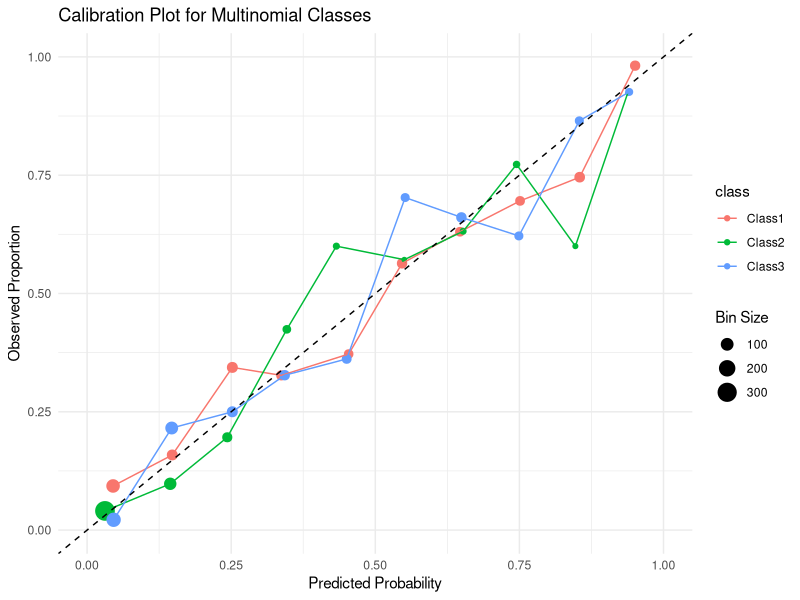
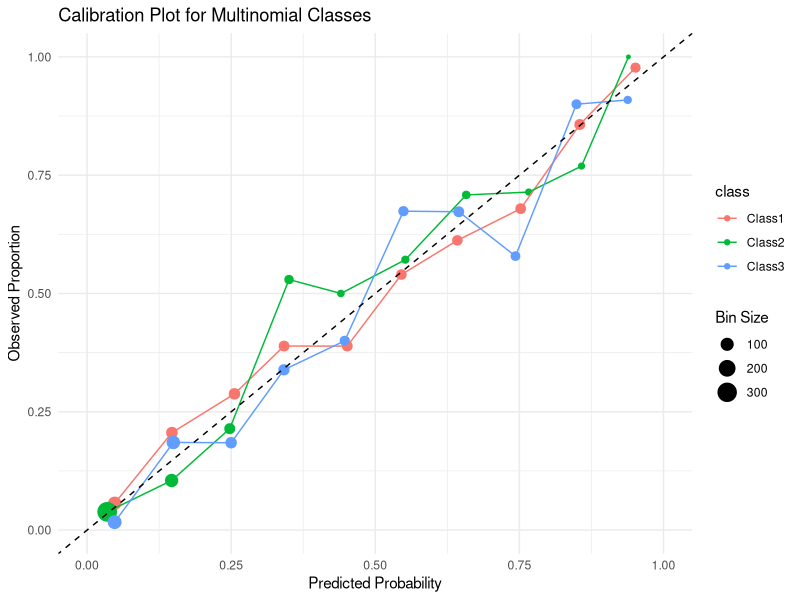

Write the R code that produced these figures, in order.
# Load required libraries
library(ggplot2)
library(nnet)  # For multinomial logistic regression
library(dplyr)

# Set seed for reproducibility
set.seed(123)

# Create a simulated dataset
create_example_data <- function(n_samples = 1000) {
  # Create features
  x1 <- rnorm(n_samples)
  x2 <- rnorm(n_samples)
  
  # Create probabilities for 3 classes
  # Class probabilities depend on the features
  linear_pred1 <- 0.5 + 1.2 * x1 - 0.5 * x2
  linear_pred2 <- -0.8 + 0.2 * x1 + 1.5 * x2
  linear_pred3 <- 0.3 - 0.7 * x1 - 0.3 * x2
  
  # Convert to probabilities using softmax
  denom <- exp(linear_pred1) + exp(linear_pred2) + exp(linear_pred3)
  prob1 <- exp(linear_pred1) / denom
  prob2 <- exp(linear_pred2) / denom
  prob3 <- exp(linear_pred3) / denom
  
  # Generate class based on probabilities
  classes <- apply(cbind(prob1, prob2, prob3), 1, function(p) sample(1:3, 1, prob = p))
  class_factor <- factor(classes, levels = 1:3, labels = c("Class1", "Class2", "Class3"))
  
  # Create dataset
  df <- data.frame(
    x1 = x1,
    x2 = x2,
    class = class_factor,
    true_prob1 = prob1,
    true_prob2 = prob2,
    true_prob3 = prob3
  )
  
  return(df)
}

# Function for multinomial calibration plot
plot_multinomial_calibration <- function(predicted_probs, actual_class, n_bins=10) {
  classes <- colnames(predicted_probs)
  plot_data <- data.frame()
  
  for (class_name in classes) {
    # Extract probabilities for this class
    probs <- predicted_probs[, class_name]
    
    # Create bins
    bins <- cut(probs, breaks=seq(0, 1, length.out=n_bins+1), include.lowest=TRUE)
    
    # Calculate observed proportions
    bin_summary <- aggregate(actual_class == class_name, by=list(bin=bins), FUN=mean)
    bin_centers <- aggregate(probs, by=list(bin=bins), FUN=mean)
    
    # Combine data
    class_data <- data.frame(
      class = class_name,
      bin_center = bin_centers$x,
      observed_prop = bin_summary$x,
      bin_size = as.numeric(table(bins)[bin_centers$bin])
    )
    plot_data <- rbind(plot_data, class_data)
  }
  
  # Create plot
  ggplot(plot_data, aes(x=bin_center, y=observed_prop, color=class)) +
    geom_point(aes(size=bin_size)) +
    geom_line() +
    geom_abline(slope=1, intercept=0, linetype="dashed") +
    xlim(0, 1) + ylim(0, 1) +
    labs(x="Predicted Probability", y="Observed Proportion", 
         title="Calibration Plot for Multinomial Classes") +
    theme_minimal() +
    scale_size_continuous(name="Bin Size")
}

# Generate data
df <- create_example_data(2000)

# Split into training and testing sets
set.seed(456)
train_idx <- sample(nrow(df), nrow(df) * 0.7)
train_data <- df[train_idx, ]
test_data <- df[-train_idx, ]

# Train a multinomial logistic regression model
model <- multinom(class ~ x1 + x2, data = train_data)

# Predict probabilities on test data
pred_probs <- predict(model, newdata = test_data, type = "probs")

# Convert to data frame
pred_probs_df <- as.data.frame(pred_probs)
colnames(pred_probs_df) <- levels(test_data$class)

# Create the calibration plot
plot_multinomial_calibration(pred_probs_df, test_data$class, n_bins=10)

# For comparison, we can also plot with perfect calibration (using true probabilities)
true_probs <- test_data %>% select(true_prob1, true_prob2, true_prob3)
colnames(true_probs) <- levels(test_data$class)
plot_multinomial_calibration(true_probs, test_data$class, n_bins=10)

# Calculate calibration metrics (Expected Calibration Error)
calculate_ece <- function(predicted_probs, actual_class, n_bins=10) {
  classes <- colnames(predicted_probs)
  ece_by_class <- numeric(length(classes))
  
  for (i in 1:length(classes)) {
    class_name <- classes[i]
    probs <- predicted_probs[, class_name]
    
    # Create bins
    bins <- cut(probs, breaks=seq(0, 1, length.out=n_bins+1), include.lowest=TRUE)
    
    # Calculate observed proportions
    bin_summary <- aggregate(actual_class == class_name, by=list(bin=bins), FUN=mean)
    bin_centers <- aggregate(probs, by=list(bin=bins), FUN=mean)
    bin_counts <- table(bins)
    
    # Calculate ECE
    ece <- 0
    for (j in 1:length(bin_summary$x)) {
      bin_name <- as.character(bin_summary$bin[j])
      if (bin_name %in% names(bin_counts)) {
        bin_size <- bin_counts[bin_name]
        ece <- ece + (bin_size / length(probs)) * abs(bin_summary$x[j] - bin_centers$x[j])
      }
    }
    
    ece_by_class[i] <- ece
  }
  
  return(list(
    ece_by_class = setNames(ece_by_class, classes),
    mean_ece = mean(ece_by_class)
  ))
}

# Calculate ECE for the model predictions
ece_model <- calculate_ece(pred_probs_df, test_data$class)
print("Expected Calibration Error by class:")
print(ece_model$ece_by_class)
print(paste("Mean ECE:", round(ece_model$mean_ece, 4)))

# Calculate ECE for the true probabilities (should be close to 0)
ece_true <- calculate_ece(true_probs, test_data$class)
print("Expected Calibration Error for true probabilities:")
print(ece_true$ece_by_class)
print(paste("Mean ECE (true probs):", round(ece_true$mean_ece, 4)))